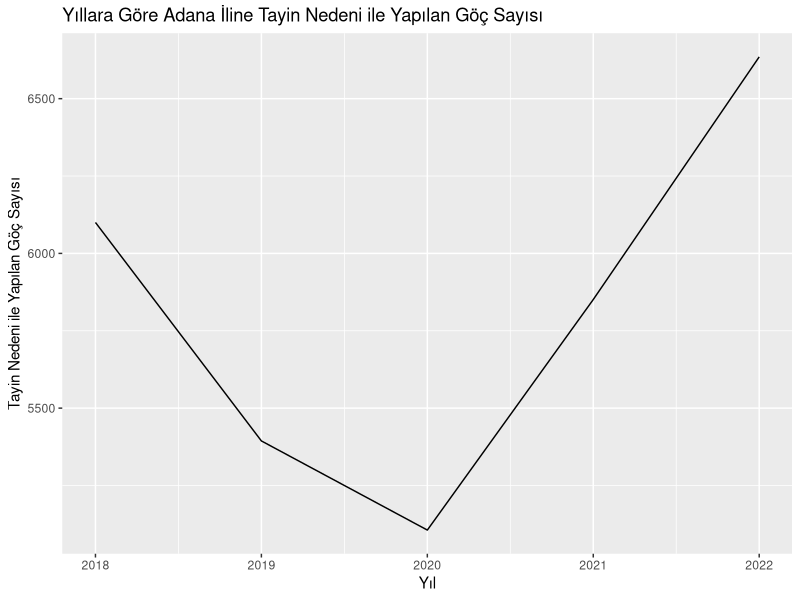
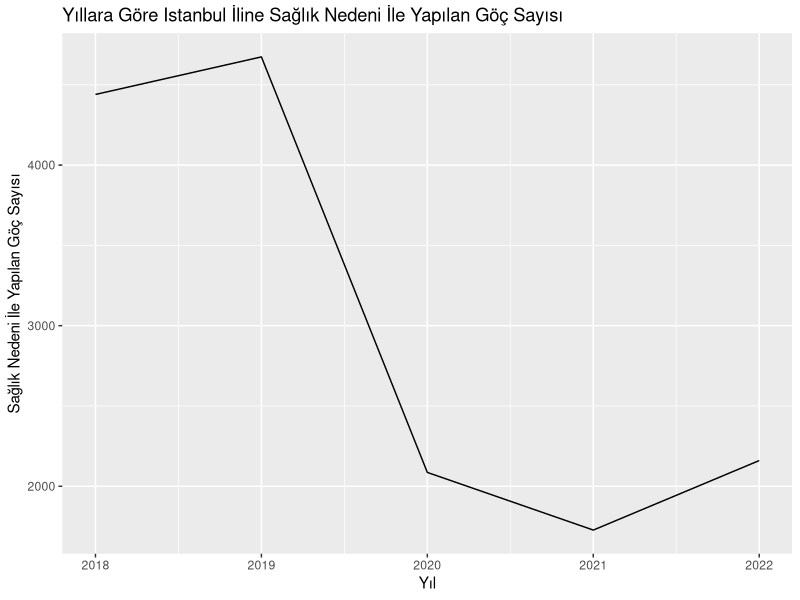
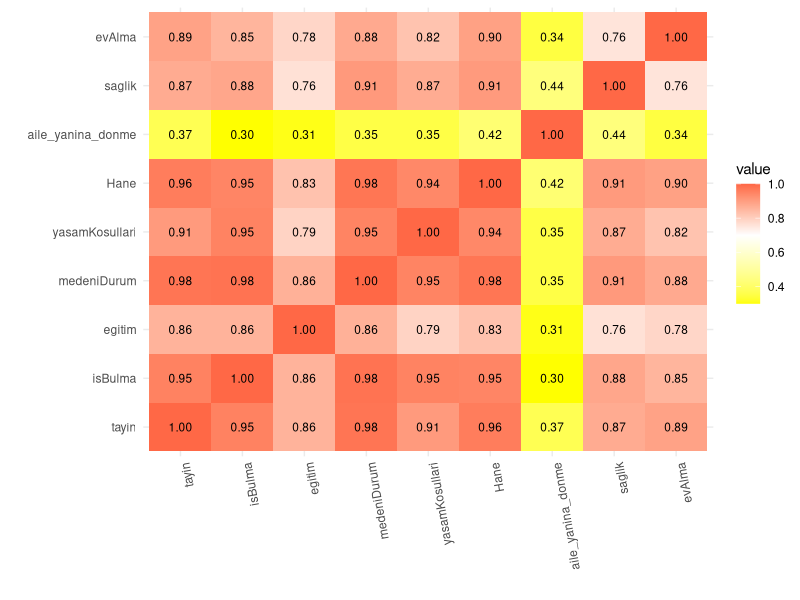
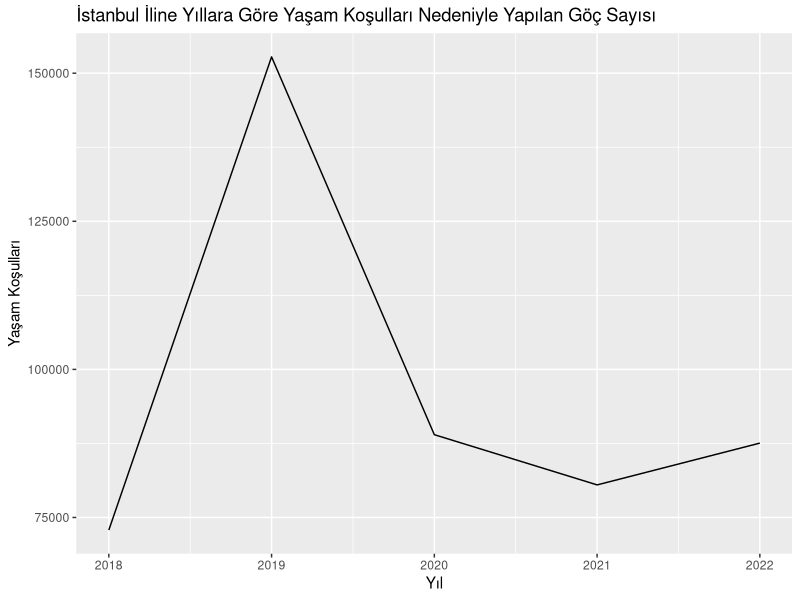
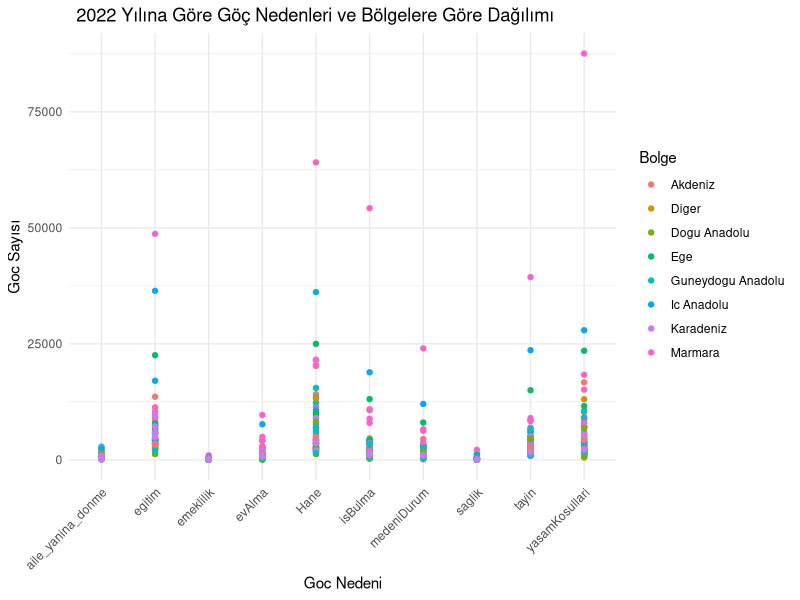
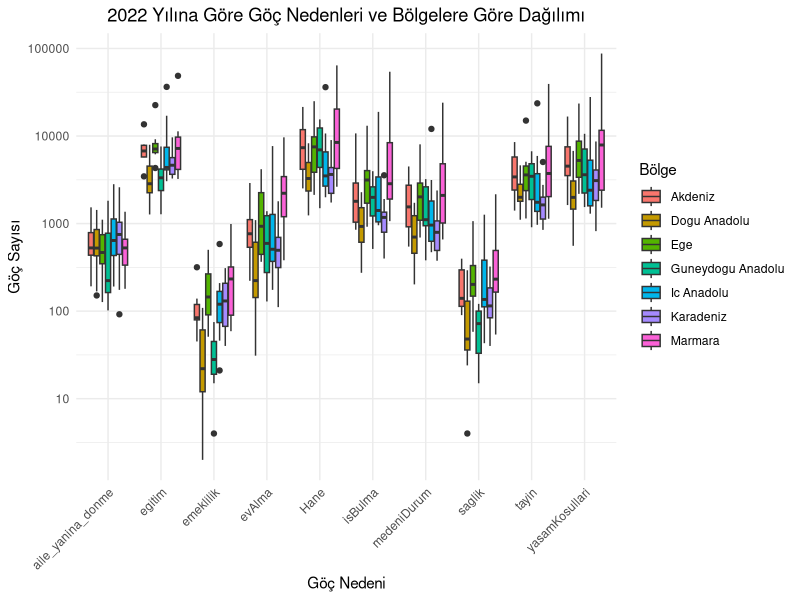
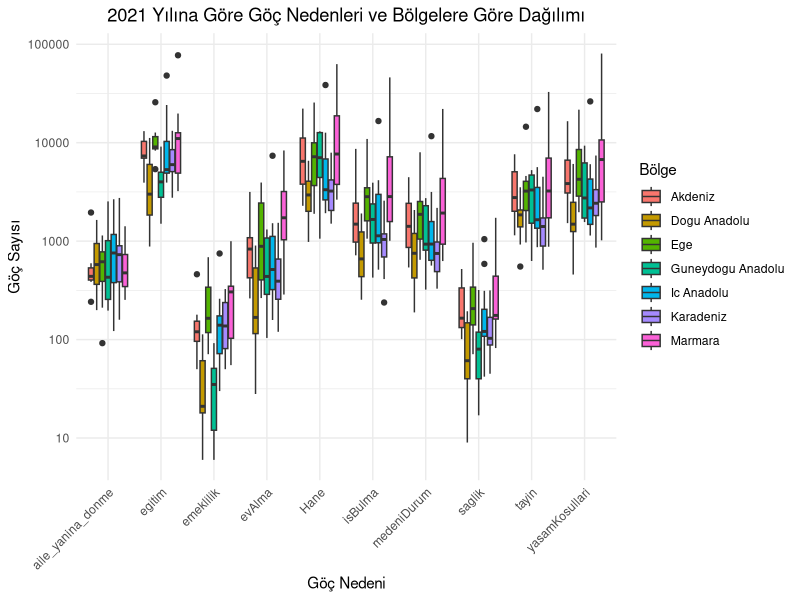
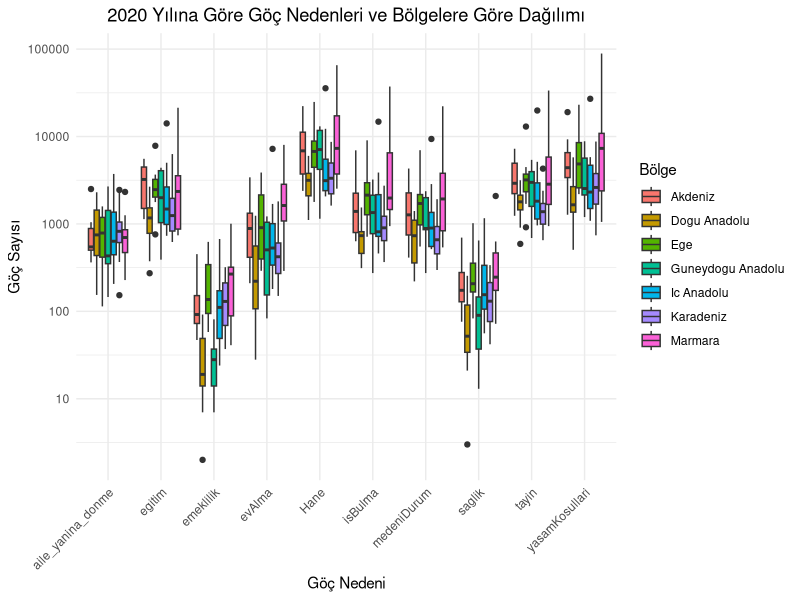

The R source for these figures, in order:
## ---- chunk 1
#| warning: false
#| code-summary: "Show the code"
#| code-fold: true
library(readxl)
library(ggplot2)
library(tidyverse)
library(dplyr)
library(knitr)
library(ggrepel)
library(reshape2)
library(gridExtra)
## ---- chunk 2
Sys.setlocale("LC_CTYPE", "turkish")
## ---- chunk 3
##exceldosyasını okuma
alinan_goc <- read_excel("goc_etme_nedenine_illerin_aldigi_goc.xlsx")
## ---- chunk 4
##veri setinin ilk bir kaç satırını gösterme
head(alinan_goc)
## ---- chunk 5
# Adana ili verisini seçme
adana_verisi <- subset(alinan_goc, il == "Adana")

# Tayin sayılarını görselleştirme
ggplot(data = adana_verisi, aes(x = yil, y = tayin)) +
  geom_line() +
  labs(x = "Yıl", y = "Tayin Nedeni ile Yapılan Göç Sayısı") +
  ggtitle("Yıllara Göre Adana İline Tayin Nedeni ile Yapılan Göç Sayısı")
## ---- chunk 6

# İstanbul ili verisini seçme
istanbul_verisi <- subset(alinan_goc, il == "Istanbul")

# sağlık nedeni ile istanbula göç edenlerinin grafiğini çizme
ggplot(data = istanbul_verisi, aes(x = yil, y = saglik)) +
  geom_line() +
  labs(x = "Yıl", y = "Sağlık Nedeni İle Yapılan Göç Sayısı") +
  ggtitle("Yıllara Göre Istanbul İline Sağlık Nedeni İle Yapılan Göç Sayısı")
## ---- chunk 7
##cor() fonksiyonu kullanılarak alinan_goc veri setindeki belirli sütunlar arasındaki korelasyonlar hesaplanır.
# Korelasyon matrisini hesapla
##cor() fonksiyonu, alinan_goc veri setindeki 3. sütundan 11. sütuna kadar olan sütunlardaki değişkenler arasındaki korelasyonları hesaplar. use = "complete.obs" argümanı, eksik değerleri içeren gözlemleri hesaplama işleminden çıkarır.
correlation_matrix <- cor(alinan_goc[, c(3:11)], use = "complete.obs")
melted_corr_matrix <- melt(correlation_matrix)
##Daha sonra, melt() fonksiyonu kullanılarak korelasyon matrisi eritilir
##melted_corr_matrix <- melt(correlation_matrix) ggplot2 paketi kullanılarak korelasyon matrisi görselleştirilir. 
##geom_tile() fonksiyonu ile korelasyon matrisi, renkli kareler olarak gösterilir. geom_text() fonksiyonu ile her karenin içine korelasyon değerleri yazdırılır. 
##labs() fonksiyonu ile x ve y eksenlerine etiketler eklenir. guides() fonksiyonu ile renk gradyanı için bir renk skalası eklenebilir. Son olarak, theme() fonksiyonları ile grafik stili ayarlanır.
# Ve Korelasyon matrisini görselleştirilir
ggplot(melted_corr_matrix, aes(Var1, Var2, fill = value)) +
  geom_tile() + 
   geom_text(aes(label = sprintf("%.2f", value)), color = "black", size = 3) +
  labs(x = " ", y = " ") + 
  guides(color = guide_legend(title = "Değer")) + 
  scale_fill_gradient2(low = "yellow", high = "red", mid = "white", midpoint = 0.7) +
  theme_minimal() +
  theme(axis.text.x = element_text(angle = 100, hjust = 1))
## ---- chunk 8
##alinan_goc veri çerçevesindeki veriyi daha "düzenli" bir formata dönüştürür ve new_tidy_data adında yeni bir veri seti oluşturur. Buradaki amaç, veriyi daha analiz edilebilir hale getirmek ve veri işleme sürecini kolaylaştırmaktır
##pivot_longer() fonksiyonu kullanılarak, veri çerçevesindeki sütunlar uzun formata dönüştürülür. Yani, her bir göç nedeni bir sütun yerine, il ve yil sütunları sabit kalacak şekilde, diğer sütunlar göç nedeni ve göç sayısı olacak şekilde yeniden yapılandırılır
##cols = -c(il, yil): il ve yil sütunları dışındaki tüm sütunlar işleme alınır names_to = "gocNedeni": Sütun adları, "gocNedeni" adında yeni bir sütuna dönüştürülür.
##mutate() fonksiyonu kullanılarak, "gocNedeni" sütunu karakter veri tipine dönüştürülür
##head() fonksiyonu kullanılarak, yeni oluşturulan new_tidy_data veri çerçevesinin ilk altı satırı ekrana yazdırılır

new_tidy_data <- alinan_goc %>%
  pivot_longer(cols = -c(il, yil), names_to = "gocNedeni", values_to = "gocSayisi") %>%
  mutate(gocNedeni = as.character(gocNedeni))
head(new_tidy_data)
## ---- chunk 9
##veri setindeki sütun adlarını döndürür
colnames(new_tidy_data)

## ---- chunk 10
##new_tidy_data veri setindeki her sütundaki eksik değerlerin sayısını hesaplama
colSums(is.na(new_tidy_data))
## ---- chunk 11
##new_tidy_data veri setinde herhangi bir eksik değer olup olmadığını kontrol eder.
##any(): Bu fonksiyon, bir vektör veya matrisin herhangi bir elemanının belirtilen koşulu sağlayıp sağlamadığını kontrol eder. 
any(is.na(new_tidy_data))
## ---- chunk 12
##data setinin yapısını özetleme
str(new_tidy_data)
## ---- chunk 13
##new_tidy_data veri setindeki tekrarlanan satırların sayısını hesaplar.
sum(duplicated(new_tidy_data))
## ---- chunk 14
##new_tidy_data veri setindeki "gocSayisi" adlı sütunun özet istatistikleri hesaplanır
summary(new_tidy_data$gocSayisi)
## ---- chunk 15
##new_tidy_data veri setindeki verileri gocSayisi sütununa göre sıralama ve ilk altı satırını ekrana yazdırma
new_tidy_data %>% arrange(gocSayisi) %>% head()
## ---- chunk 16
##new_tidy_data veri setindeki verileri gocSayisi sütununa göre azalan sıraya göre sıralama ve ilk altı satırını ekrana yazdırma
new_tidy_data %>% arrange(desc(gocSayisi)) %>% head()
## ---- chunk 17

# İstanbul ili verisini seçme
istanbul_verisi2 <- subset(alinan_goc, il == "Istanbul")

# Tayin sayılarını görselleştirme
ggplot(data = istanbul_verisi2, aes(x = yil, y = yasamKosullari)) +
  geom_line() +
  labs(x = "Yıl", y = "Yaşam Koşulları") +
  ggtitle("İstanbul İline Yıllara Göre Yaşam Koşulları Nedeniyle Yapılan Göç Sayısı")
## ---- chunk 18
## new_tidy_data veri setindeki veriler arasından gocSayisi sütunundaki en yüksek 10 değerigösterme
new_tidy_data %>% top_n(10, gocSayisi)
## ---- chunk 19
##new_tidy_data veri setindeki toplam göç sayısını hesaplamak için bir fonksiyon tanımlar.
toplam_goc_sayisi <- function(new_tidy_data, il, yil) {
  toplam <- sum(new_tidy_data$gocSayisi[new_tidy_data$il == il & new_tidy_data$yil == yil])
  return(toplam)
}
##belirtilen il ve yıl için new_tidy_data veri çerçevesindeki göç sayılarını filtreler ve toplama 
# Örneğin, Adana'daki 2022 yılındaki toplam göç sayısını bulmak için:
print(paste("Adana'da 2022 yılındaki toplam goc sayısı:", toplam_goc_sayisi(new_tidy_data, "Adana", 2022)))
print(paste("İstanbul'da 2022 yılındaki toplam goc sayısı:", toplam_goc_sayisi(new_tidy_data, "Istanbul", 2019)))
## ---- chunk 20
##new_tidy_data veri setinde 2022 yılında en yüksek göç sayısı ve göç nedenini yazdırma
max_goc_2022 <- new_tidy_data %>% 
  filter(yil == 2022) %>%
  select(gocSayisi, gocNedeni) %>%
  filter(gocSayisi == max(gocSayisi))

print(max_goc_2022)
## ---- chunk 21
min_goc_2022 <- new_tidy_data %>% 
  filter(yil == 2022) %>%
  select(gocSayisi, gocNedeni) %>%
  filter(gocSayisi == min(gocSayisi))

print(min_goc_2022)
## ---- chunk 22
new_tidy_data <- new_tidy_data %>%
  mutate(bolge = case_when(
    il %in% c("Istanbul", "Bursa", "Kocaeli", "Tekirdag","Balikesir","Canakkale","Bilecik","Edirne","Kirklareli","Sakarya","Yalova") ~ "Marmara",
    il %in% c("Izmir", "Aydin", "Manisa","Afyonkarahisar","Denizli","Kutahya","Manisa","Mugla","Usak") ~ "Ege",
    il %in% c("Ankara", "Konya", "Eskisehir","Cankiri","Corum","Kayseri","Kirsehir
","Konya","Nevsehir","Nigde","Sivas","Yozgat","Aksaray","Karaman","Kirikkale") ~ "Ic Anadolu",
    il %in% c("Artvin", "Giresun", "Ordu","Rize","Sinop","Tokat","Trabzon","Zonguldak","Amasya","Bolu","Gumushane","Kastamonu","Samsun","Sinop","Bayburt
","Bartin","Karabuk","Duzce") ~ "Karadeniz",
    il %in% c("Adana", "Antalya","Burdur","Hatay","Isparta","Kahramanmaras","Osmaniye") ~ "Akdeniz",
    il %in% c("Adiyaman","Diyarbakir","Gaziantep","Mardin","Siirt","Sanliurfa","Batman","Sirnak","Kilis") ~ "Guneydogu Anadolu",
    il %in% c("Agri","Bingol","Bitlis","Elazig","Erzincan","Erzurum","Hakkari","Kars","Malatya","Muş","Tunceli","Van","Ardahan","Igdir") ~ "Dogu Anadolu",
    TRUE ~ "Diger" # Diğer bölgelere dahil olan iller için bir kategori belirleyin
  ))

ggplot(new_tidy_data %>% filter(yil == 2022), aes(gocNedeni, gocSayisi, color = bolge)) +
  geom_point() +
  labs(title = "2022 Yılına Göre Göç Nedenleri ve Bölgelere Göre Dağılımı",
       x = "Goc Nedeni",
       y = "Goc Sayısı",
       color = "Bolge") +
  
  theme_minimal() +
  theme(plot.title = element_text(hjust = 0.10),
        axis.text.x = element_text(angle = 45, hjust = 1))  # X eksenindeki etiketleri 45 derece döndür
## ---- chunk 23
##boxplot data görselleştirme
new_tidy_data <- new_tidy_data %>%
  mutate(bolge = case_when(
    il %in% c("Istanbul", "Bursa", "Kocaeli", "Tekirdag","Balikesir","Canakkale","Bilecik","Edirne","Kirklareli","Sakarya","Yalova") ~ "Marmara",
    il %in% c("Izmir", "Aydin", "Manisa","Afyonkarahisar","Denizli","Kutahya","Manisa","Mugla","Usak") ~ "Ege",
    il %in% c("Ankara", "Konya", "Eskisehir","Cankiri","Corum","Kayseri","Kirsehir
","Konya","Nevsehir","Nigde","Sivas","Yozgat","Aksaray","Karaman","Kirikkale") ~ "Ic Anadolu",
    il %in% c("Artvin", "Giresun", "Ordu","Rize","Sinop","Tokat","Trabzon","Zonguldak","Amasya","Bolu","Gumushane","Kastamonu","Samsun","Sinop","Bayburt
","Bartin","Karabuk","Duzce") ~ "Karadeniz",
    il %in% c("Adana", "Antalya","Burdur","Hatay","Isparta","Kahramanmaras","Osmaniye") ~ "Akdeniz",
    il %in% c("Adiyaman","Diyarbakir","Gaziantep","Mardin","Siirt","Sanliurfa","Batman","Sirnak","Kilis") ~ "Guneydogu Anadolu",
    il %in% c("Agri","Bingol","Bitlis","Elazig","Erzincan","Erzurum","Hakkari","Kars","Malatya","Muş","Tunceli","Van","Ardahan","Igdir") ~ "Dogu Anadolu",
   #TRUE ~ "Diger" # Diğer bölgelere dahil olan iller için bir kategori belirleyin
  ))
ggplot(new_tidy_data %>% filter(yil == 2022 , bolge != "Diger"), aes(x = gocNedeni, y = gocSayisi, fill = bolge)) +
  geom_boxplot() +
  labs(title = "2022 Yılına Göre Göç Nedenleri ve Bölgelere Göre Dağılımı",
       x = "Göç Nedeni",
       y = "Göç Sayısı",
       fill = "Bölge") +
  theme_minimal() +
  theme(plot.title = element_text(hjust = 0.5),
        axis.text.x = element_text(angle = 45, hjust = 1))+
 scale_y_continuous(trans = 'log10', labels = function(x) format(x, scientific = FALSE))  # Y eksenini logaritmik ölçekleme yaparak ayarla
## ---- chunk 24
##boxplot data görselleştirme
new_tidy_data <- new_tidy_data %>%
  mutate(bolge = case_when(
    il %in% c("Istanbul", "Bursa", "Kocaeli", "Tekirdag","Balikesir","Canakkale","Bilecik","Edirne","Kirklareli","Sakarya","Yalova") ~ "Marmara",
    il %in% c("Izmir", "Aydin", "Manisa","Afyonkarahisar","Denizli","Kutahya","Manisa","Mugla","Usak") ~ "Ege",
    il %in% c("Ankara", "Konya", "Eskisehir","Cankiri","Corum","Kayseri","Kirsehir
","Konya","Nevsehir","Nigde","Sivas","Yozgat","Aksaray","Karaman","Kirikkale") ~ "Ic Anadolu",
    il %in% c("Artvin", "Giresun", "Ordu","Rize","Sinop","Tokat","Trabzon","Zonguldak","Amasya","Bolu","Gumushane","Kastamonu","Samsun","Sinop","Bayburt
","Bartin","Karabuk","Duzce") ~ "Karadeniz",
    il %in% c("Adana", "Antalya","Burdur","Hatay","Isparta","Kahramanmaras","Osmaniye") ~ "Akdeniz",
    il %in% c("Adiyaman","Diyarbakir","Gaziantep","Mardin","Siirt","Sanliurfa","Batman","Sirnak","Kilis") ~ "Guneydogu Anadolu",
    il %in% c("Agri","Bingol","Bitlis","Elazig","Erzincan","Erzurum","Hakkari","Kars","Malatya","Muş","Tunceli","Van","Ardahan","Igdir") ~ "Dogu Anadolu",
   #TRUE ~ "Diger" # Diğer bölgelere dahil olan iller için bir kategori belirleyin
  ))
ggplot(new_tidy_data %>% filter(yil == 2021 , bolge != "Diger"), aes(x = gocNedeni, y = gocSayisi, fill = bolge)) +
  geom_boxplot() +
  labs(title = "2021 Yılına Göre Göç Nedenleri ve Bölgelere Göre Dağılımı",
       x = "Göç Nedeni",
       y = "Göç Sayısı",
       fill = "Bölge") +
  theme_minimal() +
  theme(plot.title = element_text(hjust = 0.5),
        axis.text.x = element_text(angle = 45, hjust = 1))+
 scale_y_continuous(trans = 'log10', labels = function(x) format(x, scientific = FALSE))  # Y eksenini logaritmik ölçekleme yaparak ayarla
## ---- chunk 25
##boxplot data görselleştirme
new_tidy_data <- new_tidy_data %>%
  mutate(bolge = case_when(
    il %in% c("Istanbul", "Bursa", "Kocaeli", "Tekirdag","Balikesir","Canakkale","Bilecik","Edirne","Kirklareli","Sakarya","Yalova") ~ "Marmara",
    il %in% c("Izmir", "Aydin", "Manisa","Afyonkarahisar","Denizli","Kutahya","Manisa","Mugla","Usak") ~ "Ege",
    il %in% c("Ankara", "Konya", "Eskisehir","Cankiri","Corum","Kayseri","Kirsehir
","Konya","Nevsehir","Nigde","Sivas","Yozgat","Aksaray","Karaman","Kirikkale") ~ "Ic Anadolu",
    il %in% c("Artvin", "Giresun", "Ordu","Rize","Sinop","Tokat","Trabzon","Zonguldak","Amasya","Bolu","Gumushane","Kastamonu","Samsun","Sinop","Bayburt
","Bartin","Karabuk","Duzce") ~ "Karadeniz",
    il %in% c("Adana", "Antalya","Burdur","Hatay","Isparta","Kahramanmaras","Osmaniye") ~ "Akdeniz",
    il %in% c("Adiyaman","Diyarbakir","Gaziantep","Mardin","Siirt","Sanliurfa","Batman","Sirnak","Kilis") ~ "Guneydogu Anadolu",
    il %in% c("Agri","Bingol","Bitlis","Elazig","Erzincan","Erzurum","Hakkari","Kars","Malatya","Muş","Tunceli","Van","Ardahan","Igdir") ~ "Dogu Anadolu",
   #TRUE ~ "Diger" # Diğer bölgelere dahil olan iller için bir kategori belirleyin
  ))
ggplot(new_tidy_data %>% filter(yil == 2020 , bolge != "Diger"), aes(x = gocNedeni, y = gocSayisi, fill = bolge)) +
  geom_boxplot() +
  labs(title = "2020 Yılına Göre Göç Nedenleri ve Bölgelere Göre Dağılımı",
       x = "Göç Nedeni",
       y = "Göç Sayısı",
       fill = "Bölge") +
  theme_minimal() +
  theme(plot.title = element_text(hjust = 0.5),
        axis.text.x = element_text(angle = 45, hjust = 1))+
 scale_y_continuous(trans = 'log10', labels = function(x) format(x, scientific = FALSE))  # Y eksenini logaritmik ölçekleme yaparak ayarla
## ---- chunk 26
##boxplot data görselleştirme
new_tidy_data <- new_tidy_data %>%
  mutate(bolge = case_when(
    il %in% c("Istanbul", "Bursa", "Kocaeli", "Tekirdag","Balikesir","Canakkale","Bilecik","Edirne","Kirklareli","Sakarya","Yalova") ~ "Marmara",
    il %in% c("Izmir", "Aydin", "Manisa","Afyonkarahisar","Denizli","Kutahya","Manisa","Mugla","Usak") ~ "Ege",
    il %in% c("Ankara", "Konya", "Eskisehir","Cankiri","Corum","Kayseri","Kirsehir
","Konya","Nevsehir","Nigde","Sivas","Yozgat","Aksaray","Karaman","Kirikkale") ~ "Ic Anadolu",
    il %in% c("Artvin", "Giresun", "Ordu","Rize","Sinop","Tokat","Trabzon","Zonguldak","Amasya","Bolu","Gumushane","Kastamonu","Samsun","Sinop","Bayburt
","Bartin","Karabuk","Duzce") ~ "Karadeniz",
    il %in% c("Adana", "Antalya","Burdur","Hatay","Isparta","Kahramanmaras","Osmaniye") ~ "Akdeniz",
    il %in% c("Adiyaman","Diyarbakir","Gaziantep","Mardin","Siirt","Sanliurfa","Batman","Sirnak","Kilis") ~ "Guneydogu Anadolu",
    il %in% c("Agri","Bingol","Bitlis","Elazig","Erzincan","Erzurum","Hakkari","Kars","Malatya","Muş","Tunceli","Van","Ardahan","Igdir") ~ "Dogu Anadolu",
   #TRUE ~ "Diger" # Diğer bölgelere dahil olan iller için bir kategori belirleyin
  ))
ggplot(new_tidy_data %>% filter(yil == 2019 , bolge != "Diger"), aes(x = gocNedeni, y = gocSayisi, fill = bolge)) +
  geom_boxplot() +
  labs(title = "2019 Yılına Göre Göç Nedenleri ve Bölgelere Göre Dağılımı",
       x = "Göç Nedeni",
       y = "Göç Sayısı",
       fill = "Bölge") +
  theme_minimal() +
  theme(plot.title = element_text(hjust = 0.5),
        axis.text.x = element_text(angle = 45, hjust = 1))+
 scale_y_continuous(trans = 'log10', labels = function(x) format(x, scientific = FALSE))  # Y eksenini logaritmik ölçekleme yaparak ayarla
## ---- chunk 27
##boxplot data görselleştirme
new_tidy_data <- new_tidy_data %>%
  mutate(bolge = case_when(
    il %in% c("Istanbul", "Bursa", "Kocaeli", "Tekirdag","Balikesir","Canakkale","Bilecik","Edirne","Kirklareli","Sakarya","Yalova") ~ "Marmara",
    il %in% c("Izmir", "Aydin", "Manisa","Afyonkarahisar","Denizli","Kutahya","Manisa","Mugla","Usak") ~ "Ege",
    il %in% c("Ankara", "Konya", "Eskisehir","Cankiri","Corum","Kayseri","Kirsehir
","Konya","Nevsehir","Nigde","Sivas","Yozgat","Aksaray","Karaman","Kirikkale") ~ "Ic Anadolu",
    il %in% c("Artvin", "Giresun", "Ordu","Rize","Sinop","Tokat","Trabzon","Zonguldak","Amasya","Bolu","Gumushane","Kastamonu","Samsun","Sinop","Bayburt
","Bartin","Karabuk","Duzce") ~ "Karadeniz",
    il %in% c("Adana", "Antalya","Burdur","Hatay","Isparta","Kahramanmaras","Osmaniye") ~ "Akdeniz",
    il %in% c("Adiyaman","Diyarbakir","Gaziantep","Mardin","Siirt","Sanliurfa","Batman","Sirnak","Kilis") ~ "Guneydogu Anadolu",
    il %in% c("Agri","Bingol","Bitlis","Elazig","Erzincan","Erzurum","Hakkari","Kars","Malatya","Muş","Tunceli","Van","Ardahan","Igdir") ~ "Dogu Anadolu",
   #TRUE ~ "Diger" # Diğer bölgelere dahil olan iller için bir kategori belirleyin
  ))
ggplot(new_tidy_data %>% filter(yil == 2018 , bolge != "Diger"), aes(x = gocNedeni, y = gocSayisi, fill = bolge)) +
  geom_boxplot() +
  labs(title = "2018 Yılına Göre Göç Nedenleri ve Bölgelere Göre Dağılımı",
       x = "Göç Nedeni",
       y = "Göç Sayısı",
       fill = "Bölge") +
  theme_minimal() +
  theme(plot.title = element_text(hjust = 0.5),
        axis.text.x = element_text(angle = 45, hjust = 1))+
 scale_y_continuous(trans = 'log10', labels = function(x) format(x, scientific = FALSE))  # Y eksenini logaritmik ölçekleme yaparak ayarla
## ---- chunk 28
# Veri setindeki göç nedenlerini yıllara göre topla
##group_by() fonksiyonu kullanılarak new_tidy_data veri setindeki "yil" ve "gocNedeni" sütunlarına göre gruplanır. Daha sonra summarise() fonksiyonu ile her yıl ve göç nedeni kombinasyonu için toplam göç sayısı hesaplanır.
summarized_data <- new_tidy_data %>%
  group_by(yil, gocNedeni) %>%
  summarise(total_gocSayisi = sum(gocSayisi))
# Bar plot oluştur
ggplot(summarized_data, aes(x = factor(yil), y = total_gocSayisi, fill = gocNedeni)) +
  geom_bar(stat = "identity", position = "dodge") +
  labs(title = "Göç Nedenlerine Göre Yıllara Göre Dağılım",
       x = "Yıl",
       y = "Toplam Göç Sayısı",
       fill = "Göç Nedeni") +
  theme_minimal() +
  theme(plot.title = element_text(hjust = 0.5),
        axis.text.x = element_text(angle = 45, hjust = 1)) +
  scale_y_continuous(labels = scales::number_format())
## ---- chunk 29
summarized_data2 <- new_tidy_data %>%
  filter(!is.na(bolge)) %>%  # NA olmayan bölge değerlerini filtrele
  group_by(bolge, yil) %>%
  summarise(total_gocSayisi = sum(gocSayisi))

# Bar plot oluştur
ggplot(summarized_data2, aes(x = factor(yil), y = total_gocSayisi, fill = bolge)) +
  geom_bar(stat = "identity", position = "dodge") +
  labs(title = "Bölge ve Yıllara Göre Göç Sayısı",
       x = "Yıl",
       y = "Toplam Göç Sayısı",
       fill = "Bölge") +
  theme_minimal() +
  theme(plot.title = element_text(hjust = 0.5),
        axis.text.x = element_text(angle = 45, hjust = 1)) +
  scale_y_continuous(labels = scales::number_format())
## ---- chunk 30
new_tidy_data <- new_tidy_data %>%
  mutate(bolge = case_when(
    il %in% c("Istanbul", "Bursa", "Kocaeli", "Tekirdag","Balikesir","Canakkale","Bilecik","Edirne","Kirklareli","Sakarya","Yalova") ~ "Marmara",
    il %in% c("Izmir", "Aydin", "Manisa","Afyonkarahisar","Denizli","Kutahya","Manisa","Mugla","Usak") ~ "Ege",
    il %in% c("Ankara", "Konya", "Eskisehir","Cankiri","Corum","Kayseri","Kirsehir
","Konya","Nevsehir","Nigde","Sivas","Yozgat","Aksaray","Karaman","Kirikkale") ~ "Ic Anadolu",
    il %in% c("Artvin", "Giresun", "Ordu","Rize","Sinop","Tokat","Trabzon","Zonguldak","Amasya","Bolu","Gumushane","Kastamonu","Samsun","Sinop","Bayburt
","Bartin","Karabuk","Duzce") ~ "Karadeniz",
    il %in% c("Adana", "Antalya","Burdur","Hatay","Isparta","Kahramanmaras","Osmaniye") ~ "Akdeniz",
    il %in% c("Adiyaman","Diyarbakir","Gaziantep","Mardin","Siirt","Sanliurfa","Batman","Sirnak","Kilis") ~ "Guneydogu Anadolu",
    il %in% c("Agri","Bingol","Bitlis","Elazig","Erzincan","Erzurum","Hakkari","Kars","Malatya","Muş","Tunceli","Van","Ardahan","Igdir") ~ "Dogu Anadolu",
    TRUE ~ "Diger" # Diğer bölgelere dahil olan iller için bir kategori belirleyin
  ))
ggplot(new_tidy_data %>% filter(yil == 2022), aes(gocNedeni, gocSayisi, color = bolge)) +
  geom_jitter(width = 0.1, height = 0.1,alpha = 0.7) +  # Jittering ile daha fazla aralık
  labs(title = "2022 Yılına Göre Göç Nedenleri ve Bölgelere Göre Dağılımı",
       x = "Goc Nedeni",
       y = "Goc Sayısı",
       color = "Bolge") +
  scale_y_continuous(limits = c(2, max(90000)), breaks = seq(0, max(new_tidy_data$gocSayisi), by = 20000)) +  # Y ekseni aralığını ve etiketlerini ayarla
  theme_minimal() +
  theme(plot.title = element_text(hjust = 0.10),
        axis.text.x = element_text(angle = 45, hjust = 1))  # X eksenindeki etiketleri 45 derece döndür
